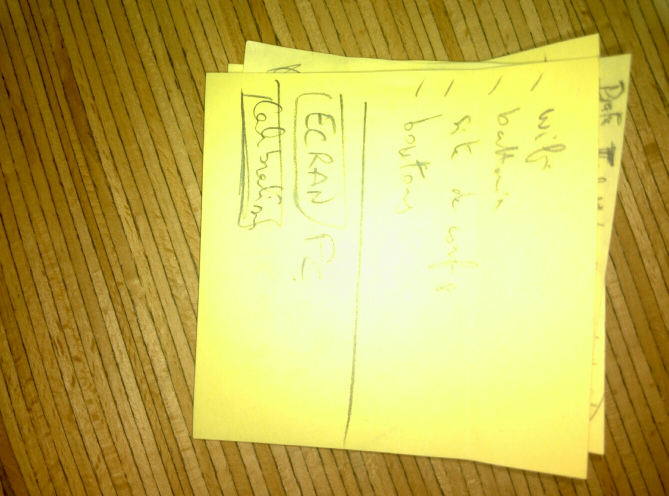
#> input picture goodTestImage.jpg, 1337 x 992 px (shown at 1/2 size)
$ python specularRemovalClass.py goodTestImage.jpg   (older library calls are emulated)
#> lines starting #> are read from the running program, lines starting #| are printed output that depends on the picture
import numpy as np
import cv2
import scipy as sp
import itertools
import sys
import matplotlib.pyplot as plt
import scipy.misc
import cv2.ximgproc

class removeSpecular:
	def __init__(self,filename,resize=1.0):
		self.image=self.readImage(filename,resize)
		self.sigmaColor=0.06
		self.sigmaSpace=5
		self.radius=3
		# self.epsilon=0.000000000000001
		self.epsilon=0.0
		#compute sigmaMax and lambdaMax, beginning of the algorithm 1 of the paper
		self.initSigmaMax()
		self.computeLambdaMax()


		self.filteredSigmaMax=np.zeros(self.lambdaMax.shape).astype('float32')
		self.diffuseImage=np.zeros(self.image.shape).astype('float32')

	# [8 lines left out: function launchAlgorithm, not called in this run]
	def readImage(self,filename,resize=1.0):
		"""read image and convert to float32"""
#> called with filename = 'goodTestImage.jpg', resize = 1
		image=cv2.imread(filename);
#> image is the input picture: shape (992, 1337, 3); mean B, G, R 87.9, 180.7, 194.5
		image=scipy.misc.imresize(image,resize)
		image=image.astype('float32')/255
		return image
	def initSigmaMax(self):
		image0=self.image[...,0]
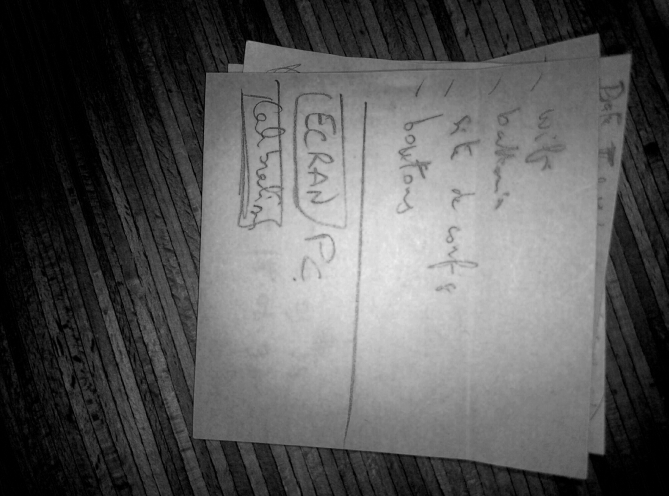
#> image0: shape (992, 1337) float32 (shown at 1/2 size); min 0, max 0.941, mean 0.345
		image1=self.image[...,1]
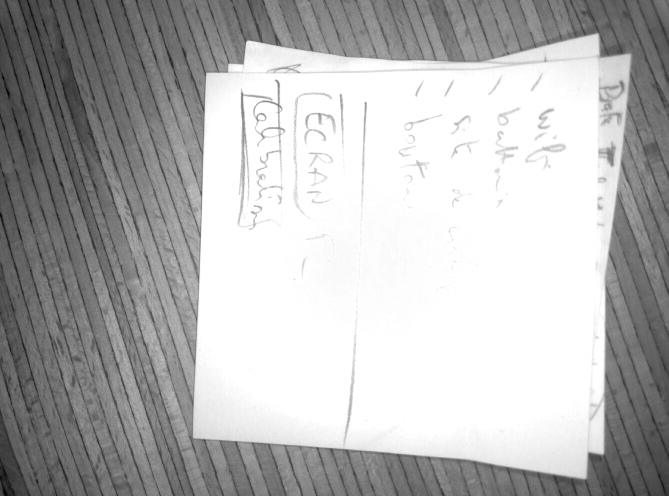
#> image1: shape (992, 1337) float32 (shown at 1/2 size); min 0, max 1, mean 0.709
		image2=self.image[...,2]
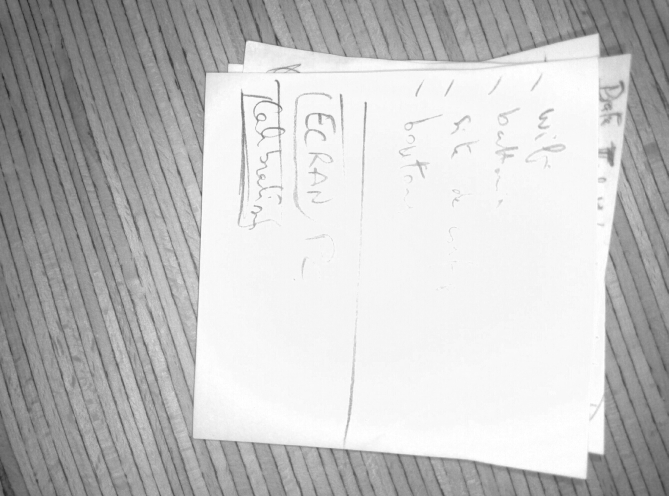
#> image2: shape (992, 1337) float32 (shown at 1/2 size); min 0.137, max 1, mean 0.763
		# epsilon=0.000000000000001
		self.sigmaMax=cv2.max(cv2.max(image0,image1),image2)
		# epsilon=0.00000001# just to avoid invalid value on division
		sumImage=image0+image1+image2
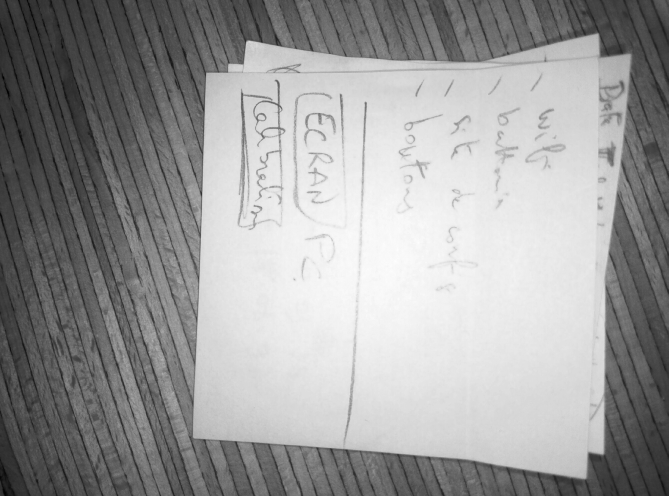
#> sumImage: shape (992, 1337) float32 (shown at 1/2 size); min 0.141, max 2.89, mean 1.82; drawn with min black and max white
		self.sigmaMax=self.sigmaMax/(sumImage+self.epsilon)
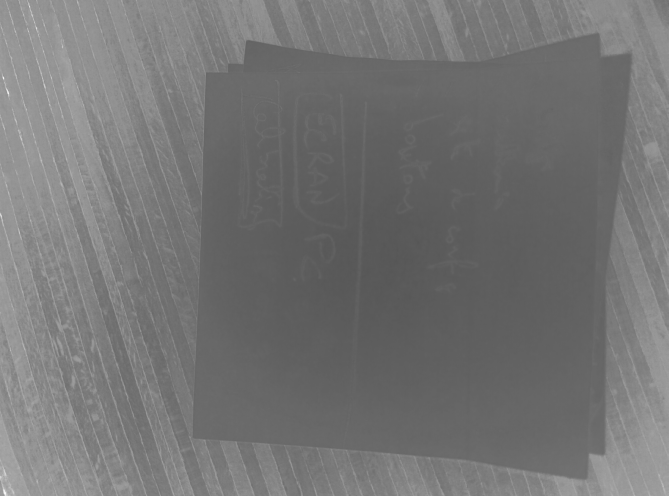
#> self.sigmaMax: shape (992, 1337) float32 (shown at 1/2 size); min 0.337, max 1, mean 0.457
		self.sigmaMaxInit=self.sigmaMax
		# sigmaMax=np.nan_to_num(sigmaMax)
		# sigmaMax=cv2.divide(sigmaMax,sumImage)
		# return self.sigmaMax
	def computeSigmaMin(self):
		image0=self.image[...,0]
		image1=self.image[...,1]
		image2=self.image[...,2]
		# epsilon=0.000000000000001
		self.sigmaMin=cv2.min(cv2.min(image0,image1),image2)
		sumImage=image0+image1+image2
		self.sigmaMin=self.sigmaMin/(sumImage+self.epsilon)
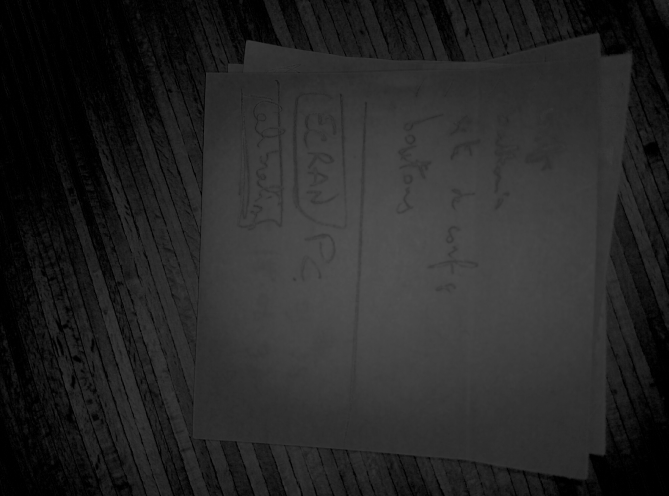
#> self.sigmaMin: shape (992, 1337) float32 (shown at 1/2 size); min 0, max 0.327, mean 0.153
		# sigmaMin=np.nan_to_num(sigmaMin)
		# sigmaMin=cv2.divide(sigmaMin,sumImage)
		# return sigmaMin

	def computeLambdaMax(self):
		# epsilon=0.000000000000001
		self.computeSigmaMin()
		self.lambdaMax=(self.sigmaMax-self.sigmaMin)/(1-3*self.sigmaMin)
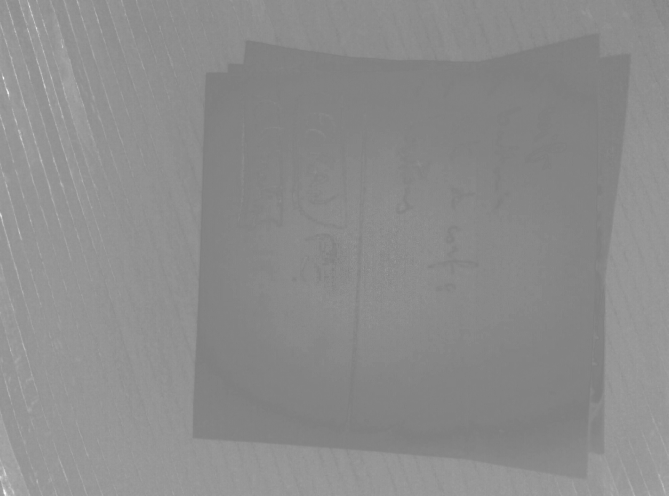
#> self.lambdaMax: shape (992, 1337) float32 (shown at 1/2 size); min 0.5, max 1, mean 0.552

	# def convertToUint8(self,image):
		# return (image*255).astype('uint8')
		# image=scipy.misc.imresize(image,resize)
		# image=image.astype('float32')/255
########################################################################################################################################
########################################################################################################################################
########################################################################################################################################
########################################################################################################################################

###non useful  functions for the main algorithm

	# [159 lines left out: functions computeSum, computeSigma, computeLambdac, computePseudoCodedDiffuse, computeGaussKernel, computeGaussKernelOnPixelPosition and 5 more, not called in this run]
		# return filteredSigmaMax
	def unpaddArray(self,array):
		return array[self.radius:(array.shape[0]-1)-self.radius+1,self.radius:(array.shape[1]-1)-self.radius+1]

########################################################################################################################################
########################################################################################################################################
########################################################################################################################################
########################################################################################################################################

	# [59 lines left out: functions computeSpecularPart, computeDiffusePart, printImagesWithEsc, printImageBeforeAndAfter, not called in this run]
########################################################################################################################################
########################################################################################################################################
########################################################################################################################################
########################################################################################################################################


if __name__ == "__main__":
	algo=removeSpecular(sys.argv[1])
	# [8 lines of commented-out code are left out]
